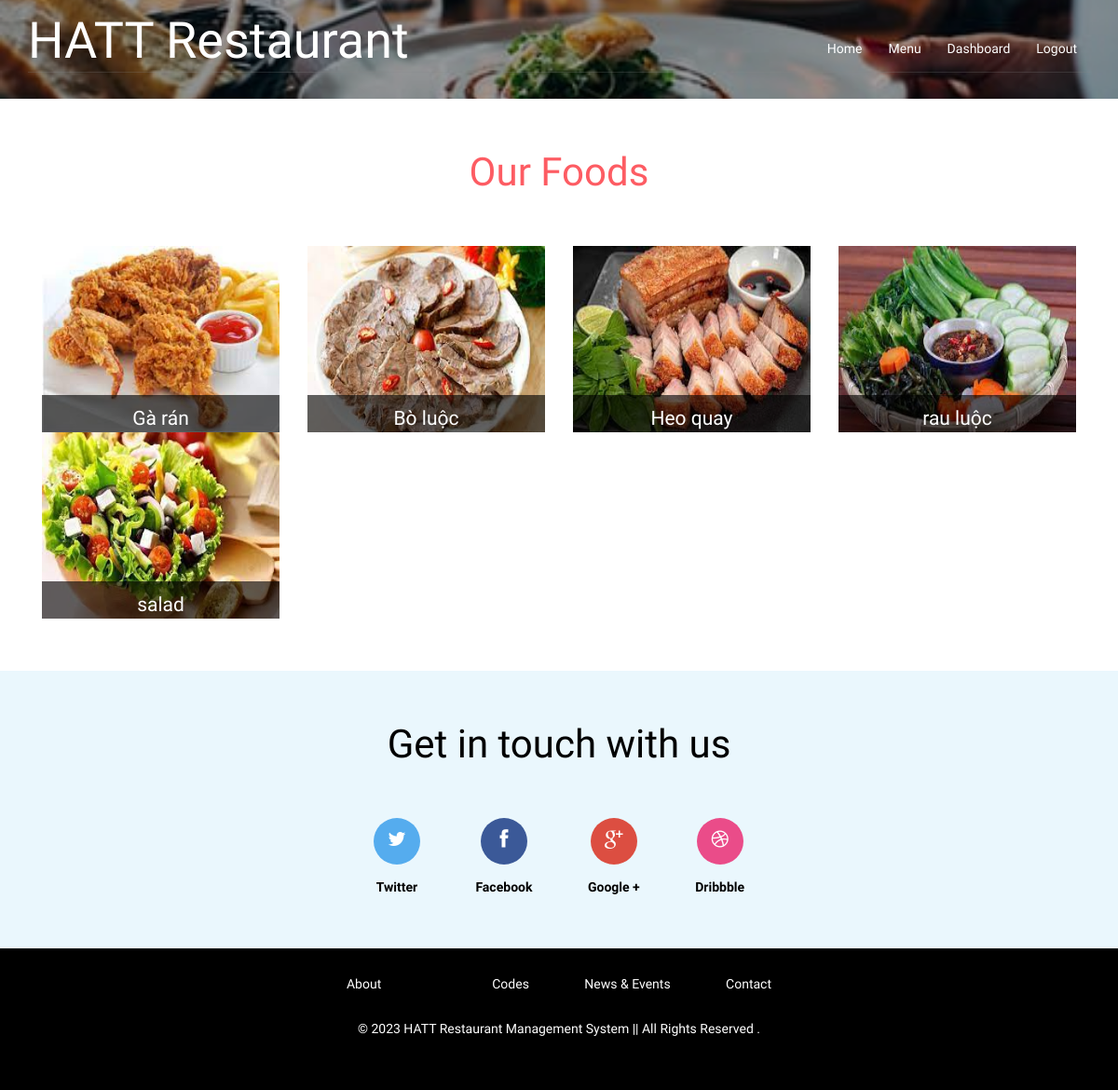
/menu/menu_details/1/ (signed in), run on the app's committed database.
### res/models.py (models this page shows, shortened)
class Menu(models.Model):
    food = 'Foods'
    drink = 'Drinks'
    refreshment = 'Refreshments'
    sale_off_dish = 'Sale off Dishes'
    TYPE = (
        (food, food),
        (drink, drink),
        (refreshment, refreshment),
        (sale_off_dish, sale_off_dish)
    )
    type = models.CharField(max_length=50, choices=TYPE)
    details = models.CharField(max_length=200)
    image = models.FileField(blank=True, null=True)

class Dish(models.Model):
    menu = models.ForeignKey(Menu, on_delete=models.CASCADE)
    disabled = 'Disabled'
    enabled = 'Enabled'
    STATUS = (
        (disabled, disabled),
        (enabled, enabled),
    )
    name = models.CharField(max_length=250)
    status = models.CharField(max_length=50, choices=STATUS)
    price = models.FloatField()
    image = models.FileField(blank=True, null=True)

### res/views.py (the view)
# urls.py: re_path(r'^menu/menu_details/(?P<id>\d+)/$',
@login_required
def menu_details(request, id):
    menu = Menu.objects.get(id=id)
    dishes = Dish.objects.filter(menu=menu)
    return render(request, 'res/dish_list.html', {'dishes': dishes, 'menu': menu})

### res/templates/res/dish_list.html (shortened to what this page needs)
{% load static%}
{% load mathfilters %}
{% include "includes/landing_top.html" %}
<body>
    <div data-vide-bg="{% static 'video/bg.jpg' %}">
        {% include "includes/banner1.html" %}
    </div>
    <div class="menu">
        <div class="container">
            <div class="menu-heading">
                <h2>Our {{menu.type}}</h2>
            </div>
            <div class="menu-top-grids">
                {% for f in dishes %}
                {% if forloop.counter0|mod:4 == 1 %}
                <div class="w3ls-menu-grids">
                    {% endif %}
                    <div class="col-md-3 menu-grid">
                        <div class="agile-menu-grid">
                            <a href="{% url 'res:dish_details' f.id %}">
                                <img src="/media/{{f.image}}" alt="" height="200px" width="200px" />
                                <div class="agileits-caption">
                                    <h4>{{f.name}}</h4>
                                </div>
                            </a>
                        </div>
                    </div>
                    {% if forloop.counter0|mod:4 == 1 %}
                </div>
                {% endif %}
                {% endfor %}
                <div class="clearfix"> </div>
            </div>
        </div>
    </div>
    {% include "includes/footer.html" %}

### res/static/assets/css/custom.css (style rules this page uses)
body { font-size: 14px; background-color: #f2f6f9; }

### data on the page
Menu: type "Foods"
Dish: image (picture), name "Gà rán"
Dish: image (picture), name "Bò luộc"
Dish: image (picture), name "Heo quay"
Dish: image (picture), name "rau luộc"
Dish: image (picture), name "salad"
